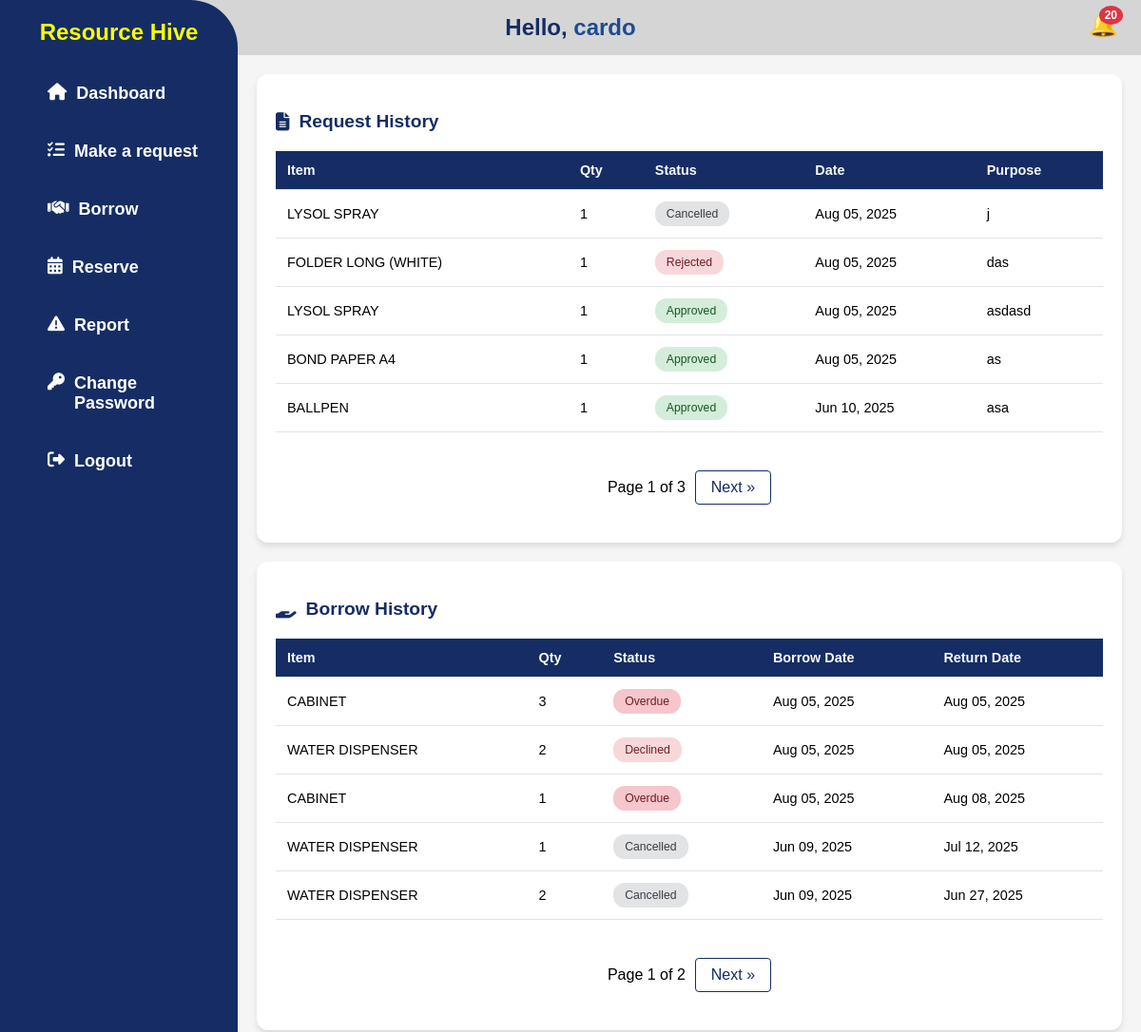
Page /userpanel/user_dashboard/ (signed in, upper part) on the earlier database version.
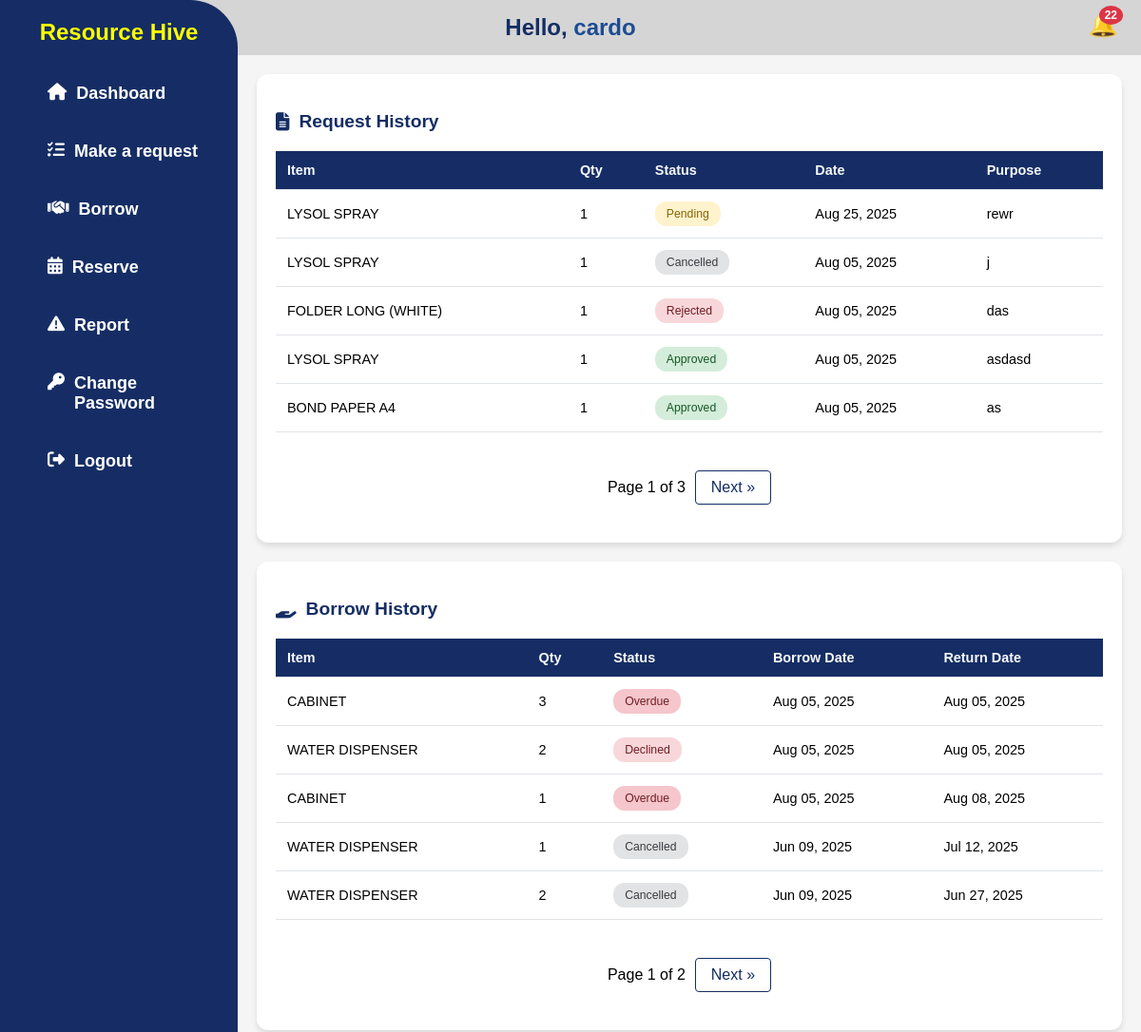
Same page on the later database version.
### app/models.py (models this page shows, shortened)
class Supply(models.Model):
    STATUS_CHOICES = [
        ('low_stock', 'Low Stock'),
        ('out_of_stock', 'Out of Stock'),
        ('available', 'Available'),
    ]
    supply_name = models.CharField(max_length=255)
    category = models.ForeignKey(SupplyCategory, on_delete=models.SET_NULL, null=True, blank=True)
    subcategory = models.ForeignKey(SupplySubcategory, on_delete=models.SET_NULL, null=True, blank=True)
    description = models.TextField(blank=True, null=True)
    barcode = models.CharField(max_length=100, unique=True, null=True, blank=True)
    available_for_request = models.BooleanField(default=True)
    date_received = models.DateField()
    expiration_date = models.DateField(null=True, blank=True)
    last_updated = models.DateTimeField(auto_now=True)
    is_archived = models.BooleanField(default=False)
    class Meta:
        permissions = [
            ("view_admin_dashboard", "Can view  admin dashboard"),
            ("view_checkout_page", "Can view checkout page"),
            ("view_user_dashboard", "Can view user dashboard"), #user side permissions
            ("view_user_module", "Can view user module"),
            ("view_admin_module", "Can view admin module"),
        ]

class SupplyRequest(models.Model):
    STATUS_CHOICES = [
        ('pending', 'Pending'),
        ('approved', 'Approved'),
        ('rejected', 'Rejected'),
    ]
    user = models.ForeignKey(User, on_delete=models.CASCADE)
    supply = models.ForeignKey(Supply, on_delete=models.CASCADE)
    quantity = models.PositiveIntegerField()
    request_date = models.DateTimeField(auto_now_add=True)
    purpose = models.TextField()
    approved_date = models.DateTimeField(null=True, blank=True)
    status = models.CharField(max_length=20, choices=STATUS_CHOICES, default='pending')
    remarks = models.TextField(blank=True, null=True)

### userpanel/views.py (the view)
# urls.py: path('user_dashboard/', UserDashboardView.as_view(), name='user_dashboard'),
class UserDashboardView(LoginRequiredMixin, PermissionRequiredMixin, TemplateView):
    template_name = 'userpanel/user_dashboard.html'
    permission_required = 'app.view_user_module'
    def get_context_data(self, **kwargs):
        context = super().get_context_data(**kwargs)
        user = self.request.user
        per_page = 5
        request_page = self.request.GET.get('request_page', 1)
        borrow_page = self.request.GET.get('borrow_page', 1)
        reservation_page = self.request.GET.get('reservation_page', 1)
        damage_page = self.request.GET.get('damage_page', 1)
        request_history_qs = SupplyRequest.objects.filter(user=user).order_by('-request_date')
        borrow_history_qs = BorrowRequest.objects.filter(user=user).order_by('-borrow_date')
        reservation_history_qs = Reservation.objects.filter(user=user).order_by('-reservation_date')
        damage_history_qs = DamageReport.objects.filter(user=user).order_by('-report_date')
        request_paginator = Paginator(request_history_qs, per_page)
        borrow_paginator = Paginator(borrow_history_qs, per_page)
        reservation_paginator = Paginator(reservation_history_qs, per_page)
        damage_paginator = Paginator(damage_history_qs, per_page)
        request_history_page = request_paginator.get_page(request_page)
        borrow_history_page = borrow_paginator.get_page(borrow_page)
        reservation_history_page = reservation_paginator.get_page(reservation_page)
        damage_history_page = damage_paginator.get_page(damage_page)
        def request_to_dict(req):
            return {
                'item': req.supply.supply_name,
                'quantity': req.quantity,
                'status': req.status,
                'date': req.request_date,
                'purpose': req.purpose,
            }
        def borrow_to_dict(borrow):
            return {
                'item': borrow.property.property_name,
                'quantity': borrow.quantity,
                'status': borrow.status,
                'borrow_date': borrow.borrow_date,
                'return_date': borrow.return_date,
            }
        def reservation_to_dict(res):
            return {
                'item': res.item.property_name,
                'quantity': res.quantity,
                'status': res.status,
                'needed_date': res.needed_date,
                'return_date': res.return_date,
                'purpose': res.purpose,
            }
        def damage_to_dict(report):
            return {
                'item': report.item.property_name,
                'status': report.status,
                'date': report.report_date,
                'description': report.description,
            }
        context.update({
            'notifications': Notification.objects.filter(user=user).order_by('-timestamp'),
            'unread_count': Notification.objects.filter(user=user, is_read=False).count(),
            'request_history': [request_to_dict(r) for r in request_history_page],
            'request_history_page': request_history_page,
            'borrow_history': [borrow_to_dict(b) for b in borrow_history_page],
            'borrow_history_page': borrow_history_page,
            'reservation_history': [reservation_to_dict(r) for r in reservation_history_page],
            'reservation_history_page': reservation_history_page,
            'damage_history': [damage_to_dict(d) for d in damage_history_page],
            'damage_history_page': damage_history_page,
        })
        return context

### userpanel/templates/userpanel/user_dashboard.html (shortened to what the changed rows need)
{% load static %}
<!DOCTYPE html>
<html lang="en">
  <head>
    <link rel="stylesheet" href="{% static 'css/userStyle.css' %}" />
    <link
      rel="stylesheet"
      href="https://cdnjs.cloudflare.com/ajax/libs/font-awesome/6.4.2/css/all.min.css"
    />
  </head>
  <body>
    {% block content %} {% include 'userpanel/user_navbar.html' %}
    <div class="parent">
      <div class="div1">
        <h2>Hello, <span>{{ request.user.username }}</span></h2>
      </div>
      <div
        class="notification-container"
        id="notificationBell"
        aria-label="Notifications"
        tabindex="0"
        role="button"
      >
        <span class="bell-icon" title="Notifications">🔔</span>
        {% if unread_count > 0 %}
        <span class="notification-count" id="notificationCount"
          >{{ unread_count }}</span
        >
        {% endif %}
      </div>
    </div>
    <div class="history-section">
      <div class="history-table-container">
        {% if request_history %}
        <div class="table-wrapper">
          <table class="history-table">
            <thead>
              <tr>
                <th>Item</th>
                <th>Qty</th>
                <th>Status</th>
                <th>Date</th>
                <th>Purpose</th>
              </tr>
            </thead>
            <tbody>
              {% for request in request_history %}
              <tr>
                <td>{{ request.item|truncatechars:30 }}</td>
                <td>{{ request.quantity }}</td>
                <td>
                  <span
                    class="status-badge status-{{ request.status|lower|cut:' ' }}"
                  >
                    {{ request.status }}
                  </span>
                </td>
                <td>{{ request.date|date:"M d, Y" }}</td>
                <td>{{ request.purpose|truncatechars:40 }}</td>
              </tr>
              {% endfor %}
            </tbody>
          </table>
        </div>
        {% else %}
        <div class="no-history">
          <i class="fas fa-inbox"></i>
          <p>No request history found.</p>
        </div>
        {% endif %}
      </div>
      <div class="history-table-container">
        {% if borrow_history %}
        <div class="table-wrapper">
          <table class="history-table">
            <thead>
              <tr>
                <th>Item</th>
                <th>Qty</th>
                <th>Status</th>
                <th>Borrow Date</th>
                <th>Return Date</th>
              </tr>
            </thead>
          </table>
        </div>
        {% else %}
        <div class="no-history">
          <i class="fas fa-inbox"></i>
          <p>No borrow history found.</p>
        </div>
        {% endif %}
      </div>
    </div>
    {% endblock content %}
  </body>
</html>

Differences in the rows shown:
no longer on this page (row edited): Supply: item "BALLPEN"
no longer on this page (row unchanged): SupplyRequest: status "Approved", date "Jun 10, 2025", purpose "asa"
added SupplyRequest: status "Pending", date "Aug 25, 2025", purpose "rewr"
Other differences:
{{ unread_count }}: "20" → "22"
new list line: "LYSOL SPRAY"
new list line: "1"
list line gone: "1"
